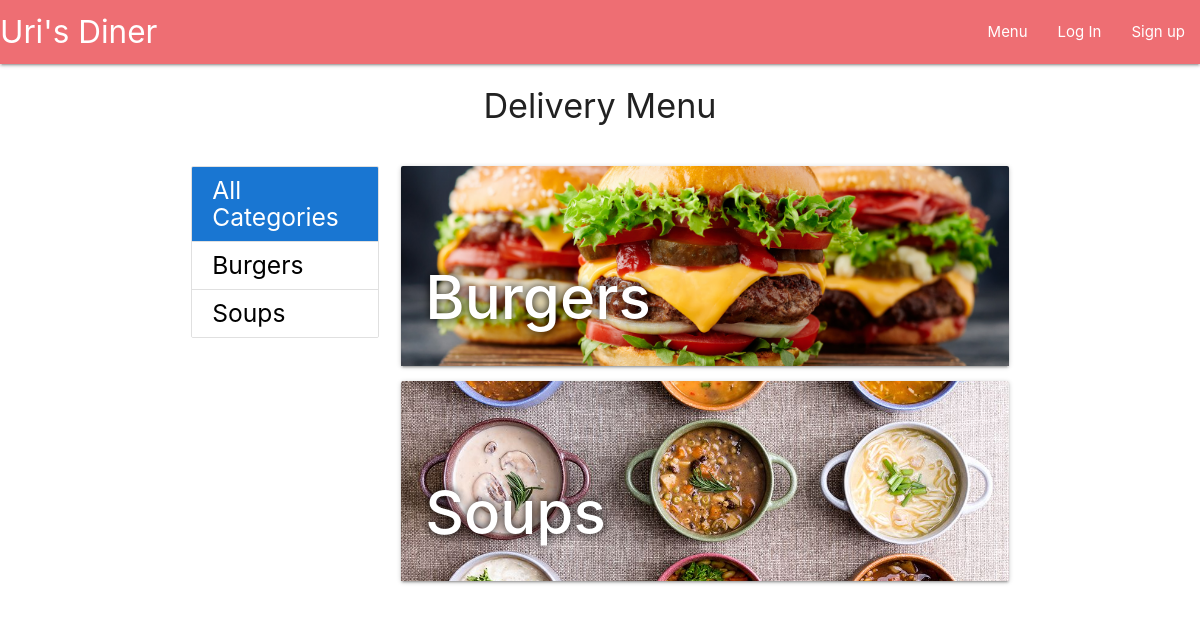
/menu/, run on an earlier commit of the app's database.
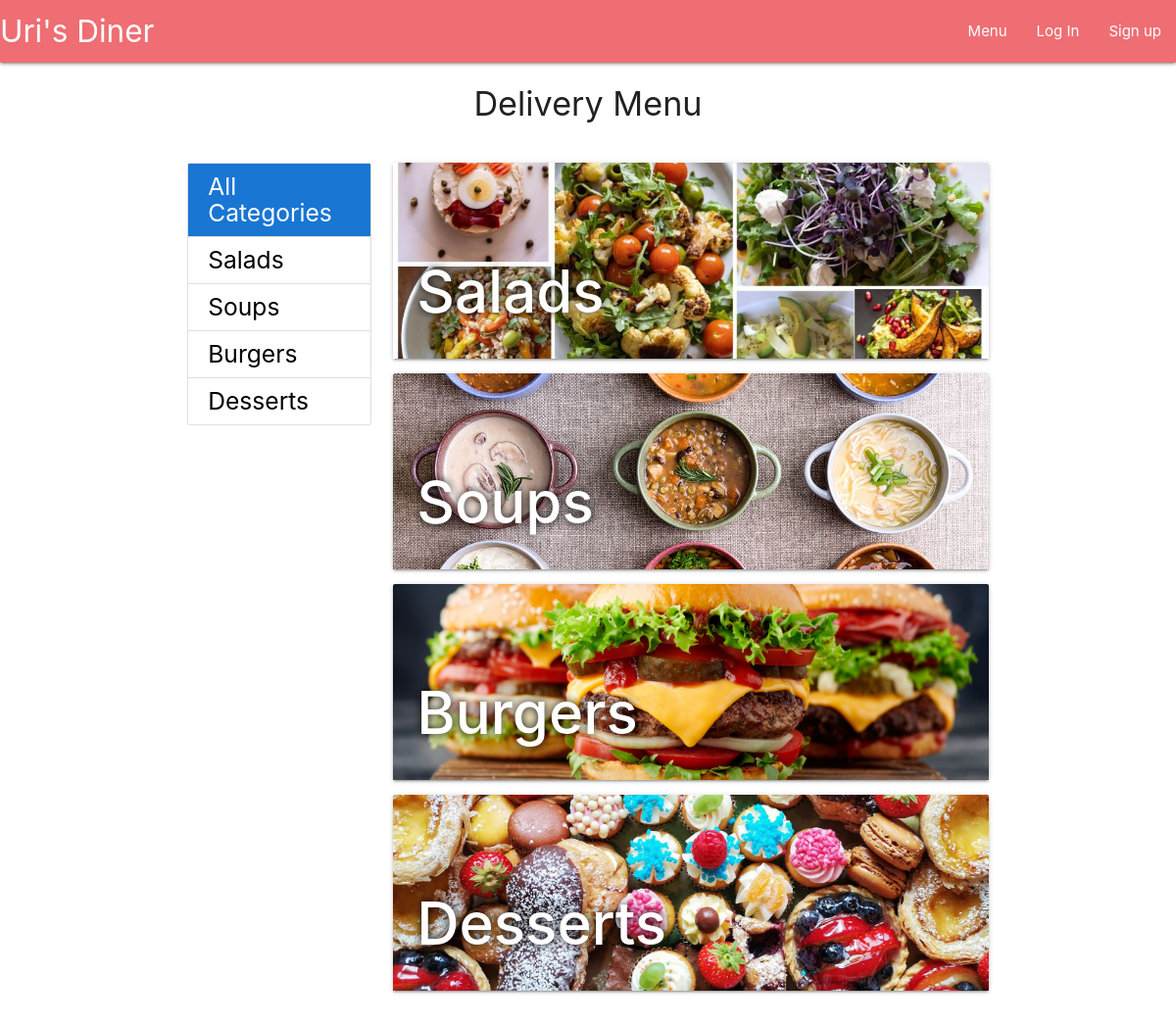
And on a later commit of the database.
### main/models.py (models this page shows)
class Category(models.Model):
    name = models.CharField(max_length=20, blank=False, unique=True)
    is_deleted = models.BooleanField(default=False)
    image_Url = models.TextField(null=True, blank=True)
    image_file = models.ImageField(upload_to=category_image_path, null=True, blank=True)
    position = models.IntegerField(blank=False, default=0)
    def __str__(self):
        return self.name

### main/views.py (the view)
# urls.py: path('menu/', views.menu_all_categories, name="menu_all_categories"),
def menu_all_categories(request):
    categories_list = sorted(Category.objects.filter(is_deleted=False), key=lambda category: category.position)
    return render(request, 'main/menu_all_categories.html', {
        'categories_list':categories_list})

### main/context_processors.py (called while the page is built)
def site_wide_data(request):
    try:
        data = {
        'open_orders_number' : len(Cart.objects.filter(delivery__is_delivered=False)),
        'my_open_orders_number' : len(Delivery.objects.filter(order__user=request.user).filter(is_delivered=False)),
        'my_cart_items_number' : len(User.objects.get(id=request.user.id).cart_set.last().item_set.all())
        }
    except:
        data = {}
    return data

### main/templates/main/menu_all_categories.html (shortened to what this page needs)
{% extends 'layouts/menu.html' %}
{% block menu-content %}
<div>
  {% for category in categories_list %}
  <div class="card hoverable">
    <div class="card-image">
      <a href="{% url 'menu_category_dishes' category_id=category.id %}">
        <img class="category-img" {% if category.image_file %}
          src="{{category.image_file.url}}" {% else %}
          src="{{category.image_Url}}" {% endif %} alt="{{category.name}}">
        <span class="card-title category-title">{{category.name}} </span>
      </a>
    </div>
  </div>
  {% endfor %}
</div>
{% endblock menu-content %}

### templates/layouts/menu.html (shortened to what this page needs)
{% extends 'layouts/main.html' %}
{% block main-content %}
<div class="container">
  <div class="row center-align">
    <h4>Delivery Menu</h4>
  </div>
  <div class="row">
    <div class="col l3">
      <ul class="collection">
        {% url 'menu_all_categories' as url %}
        <a class="collection-item {% if request.path == url %} active {% endif %}"
          href="{{url}}">
          <h5 class="no-top-bottom-margin">All Categories</h5>
        </a>
        {% for category in categories_list %}
        {% url 'menu_category_dishes' category_id=category.id as url %}
        <a class="collection-item {% if request.path == url  %} active {% endif %}"
          href="{{ url }}">
          <h5 class="no-top-bottom-margin">{{category}}</h5>
        </a>
        {% endfor %}
      </ul>
    </div>
    <div class="col l9">
      {% block menu-content %}
      {% endblock menu-content %}
    </div>
  </div>
</div>
{% endblock main-content %}

### templates/layouts/main.html
{% extends 'layouts/base_layout.html' %}
{% block content %}
{% include 'common/navbar.html' %}
{% block main-content %}
{% endblock main-content %}
{% endblock content %}

### templates/layouts/base_layout.html (shortened to what this page needs)
{% load static %}
<!DOCTYPE html>
<html lang="en">
  <head>
    <link rel="stylesheet" href="{% static 'css/materialize.css' %}" />
    <link rel="stylesheet" href="{% static 'css/custom.css' %}" />
  </head>
  <body>
    {% block content %}
    {% endblock content %}
  </body>
</html>

### templates/common/navbar.html
<nav>
  <div class="nav-wrapper">
    <a href="{% url 'main' %}" class="brand-logo">Uri's Diner</a>
    <ul class="right">
      <li><a href="{% url 'menu_all_categories' %}">Menu</a></li>
      {% if request.user.username %}
      {% if request.user.is_staff == True %}
      <li><a href="{% url 'manage_orders' %}">Open Orders
          ({{open_orders_number}})</a></li>
      <li><a href="{% url 'show_orders_history' %}">Orders History</a></li>
      {% else %}
      <li><a href="{% url 'show_cart' %}">My Cart
          ({{my_cart_items_number}})</a></li>
      <li><a href="{% url 'show_delivery' %}">My Orders
          ({{my_open_orders_number}})
        </a></li>
      <li><a href="{% url 'user_history' %}">My History</a></li>
      {% endif %}
      <li><a class="dropdown-trigger" href="#!"
          data-target="user-dropdown">logged in as
          <strong>{{request.user.username}}</strong><i
            class="material-icons right">arrow_drop_down</i></a></li>
      <ul class="dropdown-content" id="user-dropdown">
        <li><a href="{% url 'show_user_info' %}">Profile</a></li>
        <li><a href="{% url 'user_logout' %}">Log out</a></li>
      </ul>
      {% else %}
      <li><a href="{% url 'user_login' %}">Log In</a></li>
      <li><a href="{% url 'user_signup' %}">Sign up</a></li>
      {% endif %}
    </ul>
  </div>
</nav>

### static/css/custom.css (style rules this page uses)
.category-img { height: 200px; width: 100%; object-fit: cover; }
.no-top-bottom-margin { margin-bottom: 0px; margin-top: 0px; }
.category-title { text-shadow: 0px 0px 10px black; font-size: 60px !important; font-weight: 500 !important; }

What changed in the data, as far as the page shows it:
added Category: name "Salads", image_file+name (picture)
shown differently, row unchanged: Category "Soups": moves up the list
added Category: name "Desserts", image_file+name (picture)
